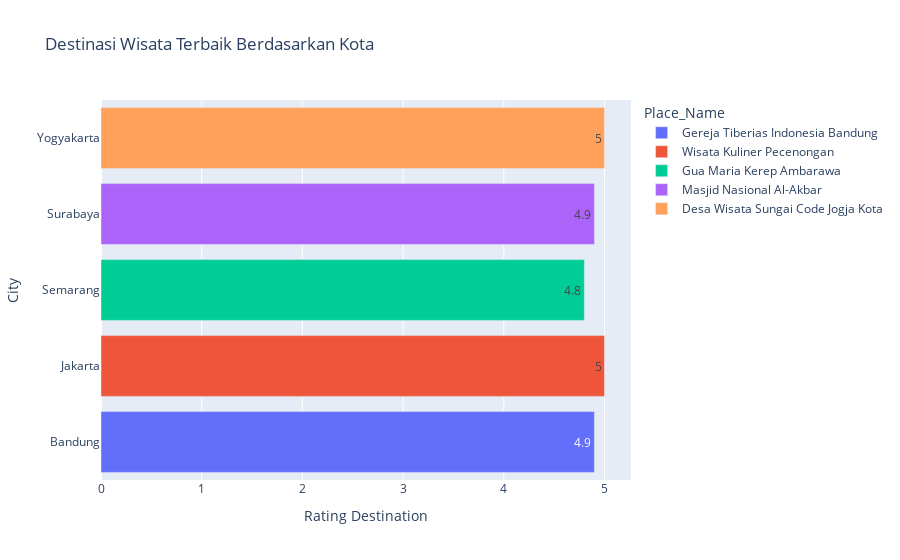

This figure's notebook cell:
### Markdown cell above
Tempat wisata dengan rating tertinggi di setiap kota

### Code cell
top_destination = data_rekomendasi.loc[data_rekomendasi.groupby('City')['Rating Destination'].idxmax()][['City', 'Place_Name', 'Rating Destination']]

top_destination_plot = px.bar(
    top_destination, 
    x='Rating Destination', 
    y='City', 
    text='Rating Destination',
    color='Place_Name',
    orientation='h',
    title='Destinasi Wisata Terbaik Berdasarkan Kota'
)
top_destination_plot.show()

### Figure 1 — Plotly figure (JSON) as saved in the notebook; plotly's stock layout.template omitted (floating-point values rounded to 4 significant figures)
{"data": [{"alignmentgroup": "True", "hovertemplate": "Place_Name=Gereja Tiberias Indonesia Bandung<br>Rating Destination=%{text}<br>City=%{y}<extra></extra>", "legendgroup": "Gereja Tiberias Indonesia Bandung", "marker": {"color": "#636efa", "pattern": {"shape": ""}}, "name": "Gereja Tiberias Indonesia Bandung", "offsetgroup": "Gereja Tiberias Indonesia Bandung", "orientation": "h", "showlegend": true, "text": [4.9], "textposition": "auto", "type": "bar", "x": [4.9], "xaxis": "x", "y": ["Bandung"], "yaxis": "y"}, {"alignmentgroup": "True", "hovertemplate": "Place_Name=Wisata Kuliner Pecenongan<br>Rating Destination=%{text}<br>City=%{y}<extra></extra>", "legendgroup": "Wisata Kuliner Pecenongan", "marker": {"color": "#EF553B", "pattern": {"shape": ""}}, "name": "Wisata Kuliner Pecenongan", "offsetgroup": "Wisata Kuliner Pecenongan", "orientation": "h", "showlegend": true, "text": [5], "textposition": "auto", "type": "bar", "x": [5], "xaxis": "x", "y": ["Jakarta"], "yaxis": "y"}, {"alignmentgroup": "True", "hovertemplate": "Place_Name=Gua Maria Kerep Ambarawa<br>Rating Destination=%{text}<br>City=%{y}<extra></extra>", "legendgroup": "Gua Maria Kerep Ambarawa", "marker": {"color": "#00cc96", "pattern": {"shape": ""}}, "name": "Gua Maria Kerep Ambarawa", "offsetgroup": "Gua Maria Kerep Ambarawa", "orientation": "h", "showlegend": true, "text": [4.8], "textposition": "auto", "type": "bar", "x": [4.8], "xaxis": "x", "y": ["Semarang"], "yaxis": "y"}, {"alignmentgroup": "True", "hovertemplate": "Place_Name=Masjid Nasional Al-Akbar<br>Rating Destination=%{text}<br>City=%{y}<extra></extra>", "legendgroup": "Masjid Nasional Al-Akbar", "marker": {"color": "#ab63fa", "pattern": {"shape": ""}}, "name": "Masjid Nasional Al-Akbar", "offsetgroup": "Masjid Nasional Al-Akbar", "orientation": "h", "showlegend": true, "text": [4.9], "textposition": "auto", "type": "bar", "x": [4.9], "xaxis": "x", "y": ["Surabaya"], "yaxis": "y"}, {"alignmentgroup": "True", "hovertemplate": "Place_Name=Desa Wisata Sungai Code Jogja Kota<br>Rating Destination=%{text}<br>City=%{y}<extra></extra>", "legendgroup": "Desa Wisata Sungai Code Jogja Kota", "marker": {"color": "#FFA15A", "pattern": {"shape": ""}}, "name": "Desa Wisata Sungai Code Jogja Kota", "offsetgroup": "Desa Wisata Sungai Code Jogja Kota", "orientation": "h", "showlegend": true, "text": [5], "textposition": "auto", "type": "bar", "x": [5], "xaxis": "x", "y": ["Yogyakarta"], "yaxis": "y"}], "layout": {"barmode": "relative", "legend": {"title": {"text": "Place_Name"}, "tracegroupgap": 0}, "title": {"text": "Destinasi Wisata Terbaik Berdasarkan Kota"}, "xaxis": {"anchor": "y", "domain": [0, 1], "title": {"text": "Rating Destination"}}, "yaxis": {"anchor": "x", "domain": [0, 1], "title": {"text": "City"}}}}
